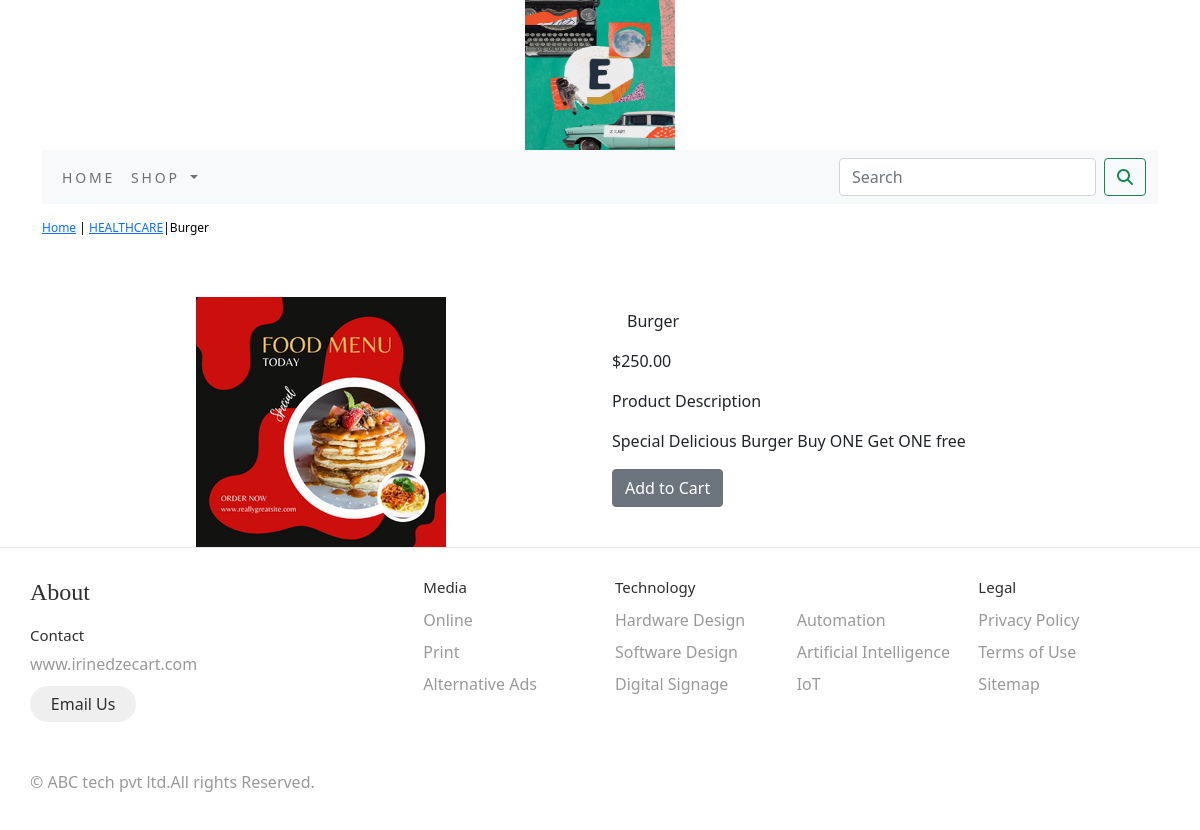
Page /healthcare/burger/ on the committed database.
### shop/models.py (models this page shows, shortened)
class Product(models.Model):
    name = models.CharField(max_length=250,unique=True)
    slug = models.SlugField(max_length=250,unique=True)
    description = models.TextField(blank=True)
    price = models.DecimalField(max_digits=10,decimal_places=2)
    category = models.ForeignKey(Category,on_delete=models.CASCADE)
    image = models.ImageField(upload_to='category', blank=True)
    stock = models.IntegerField()
    available = models.BooleanField(default=True)
    created = models.DateTimeField(auto_now_add=True)
    updated = models.DateTimeField(auto_now=True)
    class Meta:
        ordering = ('name',)
        verbose_name = 'product'
        verbose_name_plural = 'products'

class Category(models.Model):
    name = models.CharField(max_length=250,unique=True)
    slug = models.SlugField(max_length=250,unique=True)
    description = models.TextField(blank=True)
    image = models.ImageField(upload_to='category',blank=True)
    class Meta:
        ordering = ('name',)
        verbose_name = 'category'
        verbose_name_plural = 'categories'
    def get_url(self):
        return reverse('shop:products_by_category',args=[self.slug])
    def __str__(self):
            return '{}'.format(self.name)

### shop/views.py (the view)
# urls.py: path('<slug:c_slug>/<slug:product_slug>/', views.proDetail, name='prodCatdetail'),
def proDetail(request,c_slug,product_slug):
    try:
        product=Product.objects.get(category__slug=c_slug,slug=product_slug)
    except Exception as e:
        raise e
    return render(request,'product.html',{'product':product})

### cart/context_processors.py (called while the page is built)
def counter(request):
    item_count=0
    if 'admin' in request.path:
        return {}
    else:
        try:
            cart=Cart.objects.filter(cart_id=_cart_id(request))
            cart_items=CartItem.objects.all().filter(cart=cart[:1])
            for cart_item in cart_items:
                item_count += cart_item.quantity
        except Cart.DoesNotExist:
            item_count =0
    return  dict(item_count=item_count)

### cart/views.py (called while the page is built)
def _cart_id(request):
    cart=request.session.session_key
    if not cart:
        cart=request.session.create()
    return cart

### shop/context_processors.py (called while the page is built)
def menu_links(request):
    links=Category.objects.all()
    return dict(links=links)

### templates/product.html (shortened to what this page needs)
{% extends 'base.html' %}
{% load static %}
{% block content %}
<div class="row my_prod_row_class">
    <div class="mx_auto">
        <p> <a href="{% url 'shop:allProdCat' %}">Home</a> | <a href="{{product.category.get_url}}">{{product.category}}</a>|{{product.name}} </p>
    </div>
</div>
<div class="container">
<br>
<div class="row">
    <div class="col-12 col-sm-12 col-md-12 col-lg-6 text-center ">
        <div style="min-width:18rem">
            <img src="{{product.image.url}}" alt="{{product.name}}">
        </div>
    </div>
    <div class="col-12 col-sm-12 col-md-12 col-lg-6">
        <div>
        <h1 class="my_prod_title">{{product.name}}</h1>
        <p>${{product.price}}</p>
        <p class="my_title">Product Description</p>
        <p class="text-justify my_prod_text">{{product.description}}</p>
        {% if product.stock <= 0 %}
        <p class="text-justify my_prod_text"><b>Out of Stock</b></p>
        {% else %}
        <a class="btn btn-secondary" href="{% url 'cart:add_cart' product.id %}">Add to Cart</a>
        {% endif %}
    </div>
</div>
</div>
</div>
{% endblock %}

### static/css/custom.css (style rules this page uses)
body { font-family: 'Roboto', sans-serif; }
*, *:before, *:after { box-sizing: border-box; }
html { font-size: 100%; }
body { font-family: acumin-pro, system-ui, sans-serif; margin: 0; display: grid; grid-template-rows: auto 1fr auto; font-size: 14px; background-color: #f4f4f4; align-items: start; min-height: 100vh; }
.my_title { font-size:16px; text_transform:uppercase; letter_spacing:2em; }
.my_prod_row_class { padding-top:15px; padding-bottom:20px; }
.my_prod_row_class .mx_auto { color:#000; font-size:12px; text-decoration:none; }
.my_prod_title { font-size:16px; text_transform:uppercase; letter_spacing:.2em; padding:15px; padding-bottom:10px; }
.my_prod_text { padding-right:20px; }

### rows in the picture
Product: category "HEALTHCARE", name "Burger", image (picture), price "250.00", description "Special Delicious Burger Buy ONE Get ONE free"
